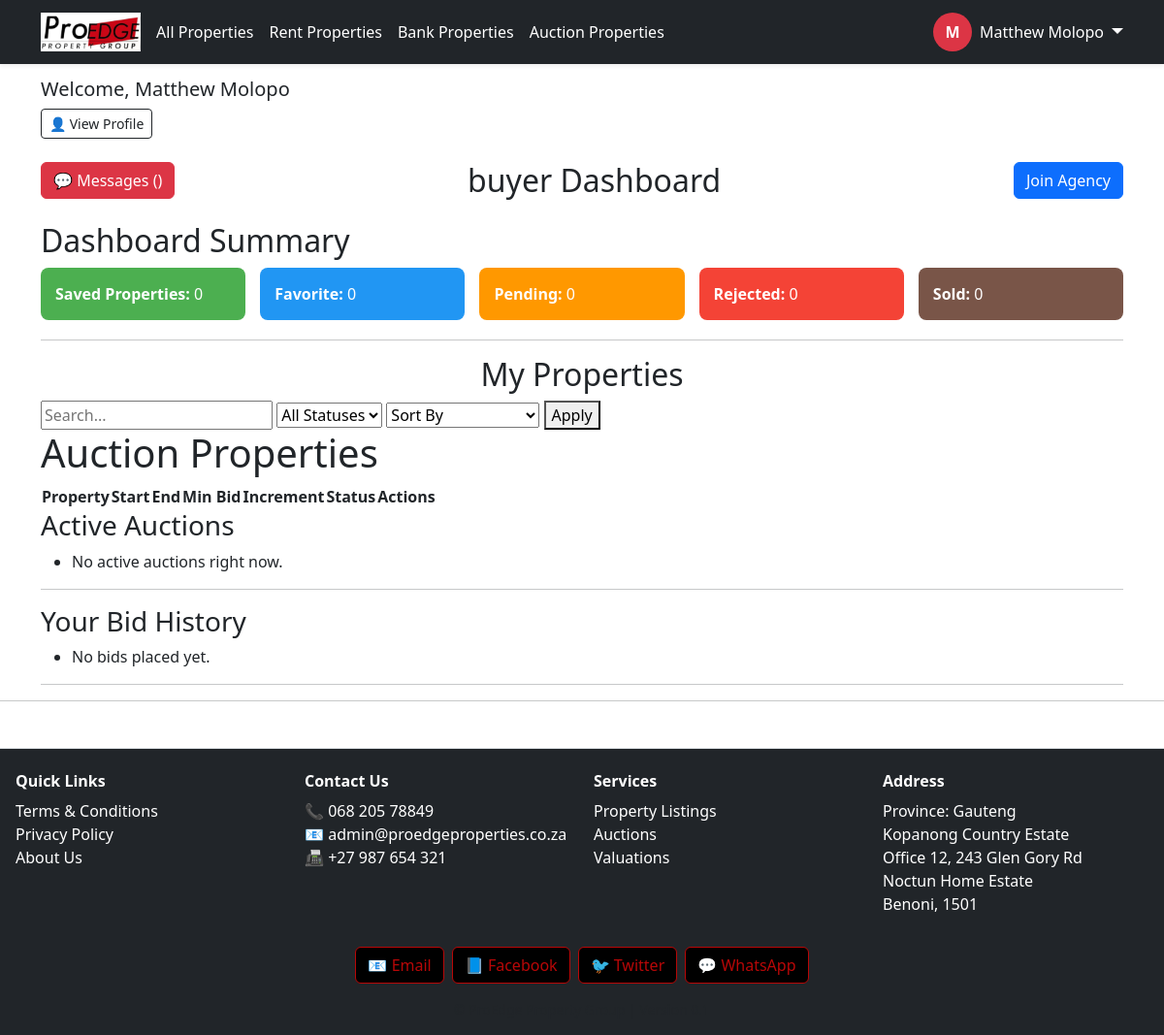
Page /dashboard/buyer/ (signed in) on the committed database.
### proedge/models.py (models this page shows, shortened)
class CustomUser(AbstractUser):
    ROLE_CHOICES = [
        ('buyer', 'Buyer'),
        ('seller', 'Seller'),
        ('tenant', 'Tenant'),
        ('agency', 'Agency'),
        ('landlord', 'Landlord'),
        ('agent', 'Agent'),
        ('bank', 'Bank'),
        ('auctioneer', 'Auctioneer'),
    ]
    role = models.CharField(max_length=20, choices=ROLE_CHOICES)
    email = models.EmailField(unique=True)
    is_email_verified = models.BooleanField(default=False)

### proedge/views.py (the view, shortened to what this page needs)
# urls.py: path('dashboard/buyer/', buyer_dashboard, name='buyer_dashboard'),
@login_required
def buyer_dashboard(request):
    query = request.GET.get('q')
    selected_status = request.GET.get('status')
    sort_by = request.GET.get('sort')
    all_properties = Property.objects.filter(buyer=request.user)
    properties = all_properties
    if selected_status in ['approved', 'rejected', 'pending', 'sold', 'available']:
        properties = properties.filter(status=selected_status)
    if query:
        properties = properties.filter(
            Q(title__icontains=query) |
            Q(location__icontains=query) |
            Q(description__icontains=query)
        )
    if sort_by == 'price_asc':
        properties = properties.order_by('price')
    elif sort_by == 'price_desc':
        properties = properties.order_by('-price')
    elif sort_by == 'newest':
        properties = properties.order_by('-created_at')
    elif sort_by == 'oldest':
        properties = properties.order_by('created_at')
    grouped_properties = defaultdict(list)
    for prop in properties:
        grouped_properties[prop.status].append(prop)
    bid_forms = {
        prop.id: BidForm() for prop in properties if prop.listing_type == 'auction'
    }
    context = {
        'grouped_properties': dict(grouped_properties),
        'role': 'buyer',
        'total_listings': all_properties.count(),
        'approved_count': all_properties.filter(status='approved').count(),
        'rejected_count': all_properties.filter(status='rejected').count(),
        'pending_count': all_properties.filter(status='pending').count(),
        'sold_count': all_properties.filter(status='sold').count(),
        'available_count': all_properties.filter(status='available').count(),
        'selected_status': selected_status,
        'query': query,
        'user_name': request.user.get_full_name() or request.user.username,
        'bid_forms': bid_forms,
    }
    return render(request, 'proedge/buyer_dashboard.html', context)

### proedge/templates/proedge/buyer_dashboard.html (shortened to what this page needs)
{% extends "base.html" %}
{% load static %}
{% load custom_tags %}
{% block content %}
  <div class="mb-4">
    <h5>Welcome, {{ request.user.get_full_name }}</h5>
    <a href="{% url 'user_profile' %}" class="btn btn-outline-dark btn-sm">👤 View Profile</a>
  </div>
 <div class="mb-4 d-flex justify-content-between align-items-center">
    <a href="{% url 'interest_messages' %}" class="btn btn-danger">
      💬 Messages ({{ interests.count }})
    </a>
    <h2 class="mb-0">{{ role }} Dashboard</h2>
     <a href="{% url 'request_join_agency' %}" class="btn btn-primary">Join Agency</a>
  </div>
<h2>Dashboard Summary</h2>
<div style="display: flex; gap: 15px; flex-wrap: wrap; margin-bottom: 20px;">
  <div style="background-color: #4caf50; color: white; padding: 15px; border-radius: 8px; flex: 1;">
    <strong>Saved Properties:</strong> {{ total_listings }}
  </div>
  <div style="background-color: #2196f3; color: white; padding: 15px; border-radius: 8px; flex: 1;">
    <strong>Favorite:</strong> {{ approved_count }}
  </div>
  <div style="background-color: #ff9800; color: white; padding: 15px; border-radius: 8px; flex: 1;">
    <strong>Pending:</strong> {{ pending_count }}
  </div>
  <div style="background-color: #f44336; color: white; padding: 15px; border-radius: 8px; flex: 1;">
    <strong>Rejected:</strong> {{ rejected_count }}
  </div>
  <div style="background-color: #795548; color: white; padding: 15px; border-radius: 8px; flex: 1;">
    <strong>Sold:</strong> {{ sold_count }}
  </div>
</div>
<hr>
<h2 align="center">My Properties</h2>
<form method="get" class="dashboard-filter-bar">
  <input type="text" name="q" placeholder="Search..." value="{{ query|default:'' }}">
  <select name="status">
    <option value="">All Statuses</option>
  </select>
  <select name="sort">
    <option value="">Sort By</option>
  </select>
  <button type="submit">Apply</button>
</form>
<h1>Auction Properties</h1>
<table>
  <thead>
    <tr>
      <th>Property</th>
      <th>Start</th>
      <th>End</th>
      <th>Min Bid</th>
      <th>Increment</th>
      <th>Status</th>
      <th>Actions</th>
    </tr>
  </thead>
</table>
<h3>Active Auctions</h3>
<ul>
  {% for auction in active_auctions %}
    <li>
      <strong>{{ auction.property.title }}</strong> | Ends: {{ auction.end_time }} |
      Minimum Bid: R{{ auction.minimum_bid }}
    </li>
  {% empty %}
    <li>No active auctions right now.</li>
  {% endfor %}
</ul>
<hr>
<h3>Your Bid History</h3>
<ul>
  {% for bid in bid_history %}
    <li>
      Auction: {{ bid.auction.property.title }} |
      R{{ bid.amount }} on {{ bid.timestamp }}
    </li>
  {% empty %}
    <li>No bids placed yet.</li>
  {% endfor %}
</ul>
<hr>
{% endblock %}

### proedge/templates/base.html (shortened to what this page needs)
{% load static %}
<!DOCTYPE html>
<html lang="en">
<head>
     <link rel="stylesheet" href="https://unpkg.com/leaflet@1.9.5/dist/leaflet.css"
/>
    <link href="https://cdn.jsdelivr.net/npm/bootstrap@5.3.0/dist/css/bootstrap.min.css" rel="stylesheet">
    <link rel="stylesheet" href="https://cdnjs.cloudflare.com/ajax/libs/font-awesome/6.4.0/css/all.min.css">
    <link rel="stylesheet" href="{% static 'proedge/css/style.css' %}">
    <link rel="stylesheet" href="https://cdn.jsdelivr.net/npm/lightgallery@2.7.1/css/lightgallery.min.css">
    <link rel="stylesheet" href="https://unpkg.com/leaflet/dist/leaflet.css" />
    <link rel="stylesheet" href="https://unpkg.com/leaflet@1.9.5/dist/leaflet.css"
/>
<link rel="stylesheet" href="https://cdn.jsdelivr.net/npm/lightgallery@2.7.1/css/lightgallery-bundle.min.css" />
<link rel="stylesheet" href="https://cdn.jsdelivr.net/npm/lightgallery@2.7.1/plugins/thumbnail/lg-thumbnail.min.css">
<link rel="stylesheet" href="https://cdn.jsdelivr.net/npm/lightgallery@2.7.1/plugins/zoom/lg-zoom.min.css">
<link rel="stylesheet" href="https://cdn.jsdelivr.net/npm/lightgallery@2.7.1/plugins/fullscreen/lg-fullscreen.min.css">
<link rel="stylesheet" href="https://cdn.jsdelivr.net/npm/lightgallery@2.7.1/plugins/share/lg-share.min.css">
<link rel="stylesheet" href="https://cdn.jsdelivr.net/npm/lightgallery@2.7.1/plugins/pager/lg-pager.min.css">
</head>
<body>
<nav class="navbar navbar-expand-lg navbar-dark bg-dark fixed-top shadow-sm">
  <div class="container">
    <a class="navbar-brand fw-bold me-1" href="/">
      <img src="{% static 'images/logo.png' %}" alt="ProEdge Logo" style="height: 40px;">
    </a>
    <div class="collapse navbar-collapse" id="navbarMain">
      <ul class="navbar-nav me-auto mb-2 mb-lg-0 flex-wrap justify-content-start">
        <li class="nav-item flex-fill flex-lg-auto mb-1 mb-lg-0">
          <a class="nav-link btn btn-outline-danger text-white w-100 text-center mx-1 px-1 {% if request.path == '/' or request.path == '/properties/' %}active{% endif %}" href="{% url 'property_list' %}">All Properties</a>
        </li>
        <li class="nav-item flex-fill flex-lg-auto mb-1 mb-lg-0">
          <a class="nav-link btn btn-outline-danger text-white w-100 text-center mx-1 px-1 {% if request.path == '/rent/' %}active{% endif %}" href="{% url 'property_list' %}">Rent Properties</a>
        </li>
        <li class="nav-item flex-fill flex-lg-auto mb-1 mb-lg-0">
          <a class="nav-link btn btn-outline-danger text-white w-100 text-center mx-1 px-1 {% if request.path == '/bank/' %}active{% endif %}" href="{% url 'property_list' %}">Bank Properties</a>
        </li>
        <li class="nav-item flex-fill flex-lg-auto mb-1 mb-lg-0">
          <a class="nav-link btn btn-outline-danger text-white w-100 text-center mx-1 px-1 {% if request.path == '/auctions/' %}active{% endif %}" href="{% url 'property_list' %}">Auction Properties</a>
        </li>
      </ul>
      <div class="d-flex flex-wrap align-items-center mt-2 mt-lg-0">
        {% if user.is_authenticated %}
          <div class="dropdown d-flex align-items-center">
            <a class="d-flex align-items-center text-decoration-none text-white me-2" href="{% url 'dashboard_redirect' %}">
              <div class="rounded-circle bg-danger text-white d-flex justify-content-center align-items-center fw-bold" style="width: 40px; height: 40px;">
                {{ user.get_full_name|default:user.username|slice:":1"|upper }}
              </div>
              <span class="ms-2 d-none d-lg-inline">{{ user.get_full_name|default:user.username }}</span>
            </a>
            <a class="dropdown-toggle text-white fs-5 ms-auto" href="#" id="userDropdown" data-bs-toggle="dropdown" aria-expanded="false"></a>
          </div>
        {% else %}
          <div class="d-flex flex-wrap gap-1">
            <a class="btn btn-outline-danger text-white px-2 fw-semibold" href="{% url 'login' %}">Login</a>
            <a class="btn btn-danger px-2 fw-semibold" href="{% url 'register' %}">Register</a>
          </div>
        {% endif %}
      </div>
    </div>
  </div>
</nav>
<main class="container mt-4">
  {% block content %}{% endblock %}
</main>
<hr>
<footer class="bg-dark text-white mt-5 pt-4 pb-3 border-top">
  <div class="container-fluid px-2">
    <div class="row">
      <div class="col-6 col-md-3 mb-3 text-center text-md-start">
        <h6 class="fw-bold mb-2">Quick Links</h6>
        <ul class="list-unstyled">
          <li><a href="#" class="text-white text-decoration-none">Terms & Conditions</a></li>
          <li><a href="#" class="text-white text-decoration-none">Privacy Policy</a></li>
          <li><a href="#" class="text-white text-decoration-none">About Us</a></li>
        </ul>
      </div>
      <div class="col-6 col-md-3 mb-3 text-center text-md-start">
        <h6 class="fw-bold mb-2">Contact Us</h6>
        <ul class="list-unstyled">
          <li>📞 068 205 78849</li>
          <li>📧 <a href="mailto:admin@proedgeproperties.co.za" class="text-white text-decoration-none">admin@proedgeproperties.co.za</a></li>
          <li>📠 +27 987 654 321</li>
        </ul>
      </div>
      <div class="col-6 col-md-3 mb-3 text-center text-md-start">
        <h6 class="fw-bold mb-2">Services</h6>
        <ul class="list-unstyled">
          <li><a href="#" class="text-white text-decoration-none">Property Listings</a></li>
          <li><a href="#" class="text-white text-decoration-none">Auctions</a></li>
          <li><a href="#" class="text-white text-decoration-none">Valuations</a></li>
        </ul>
      </div>
      <div class="col-6 col-md-3 mb-3 text-center text-md-start">
        <h6 class="fw-bold mb-2">Address</h6>
        <ul class="list-unstyled">
          <li>Province: Gauteng</li>
          <li>Kopanong Country Estate</li>
          <li>Office 12, 243 Glen Gory Rd</li>
          <li>Noctun Home Estate</li>
          <li>Benoni, 1501</li>
        </ul>
      </div>
    </div>
    <div class="d-flex justify-content-center flex-wrap gap-2 mb-3">
      <a href="mailto:info@youthportal.com" class="social-btn">📧 Email</a>
      <a href="https://facebook.com" target="_blank" class="social-btn">📘 Facebook</a>
      <a href="https://twitter.com" target="_blank" class="social-btn">🐦 Twitter</a>
      <a href="https://wa.me/1234567890" target="_blank" class="social-btn">💬 WhatsApp</a>
    </div>
    <div class="text-center text-muted small">&copy; {{ now|date:"Y" }} ProEdge Property Group | Version 0.1</div>
  </div>
</footer>
</body>
</html>

### proedge/templates/base.html (style rules this page uses)
footer { padding-left: 0.5rem; padding-right: 0.5rem; }
body, html { overflow-x: hidden; }
.navbar-brand img { max-height: 40px; }
.social-btn { padding: 6px 12px; border-radius: 6px; border: 1px solid #b80707; color: #b80707; background-color: #000; text-decoration: none; transition: all 0.3s ease; }
.social-btn { display: inline-block; padding: 6px 12px; border-radius: 6px; background-color: #000; color: #b80707; font-weight: 500; text-decoration: none; transition: all 0.3s ease; border: 1px solid #b80707; }

### rows in the picture
CustomUser: get_full_name "M", get_full_name "Matthew Molopo", user.get_full_name "Matthew Molopo"

### other values in the picture
{{ role }} "buyer"
{{ total_listings }} "0"
{{ approved_count }} "0"
{{ pending_count }} "0"
{{ rejected_count }} "0"
{{ sold_count }} "0"
